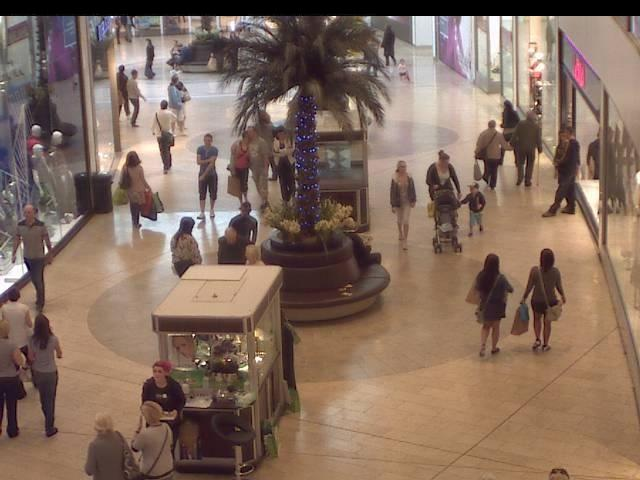
#> input picture evaluation/test_videos/mall_dataset/frames/seq_000013.jpg, 640 x 480 px
$ python -i density.py   (imports and definitions only)   (older library calls are emulated)
#> lines starting #> are read from the running program, lines starting #| are printed output that depends on the picture
#> further down, picture is the input picture: shape (480, 640, 3); mean B, G, R 95.2, 109.3, 132.5
import cv2
import numpy as np


def estimate_density(person_count, frame_width, frame_height, thresholds=None):
    if thresholds is None:
        thresholds = {
            "warning_threshold": 50,
            "danger_threshold":  100,
            "safe_label":        "SAFE",
            "warning_label":     "WARNING",
            "danger_label":      "OVERCROWDED"
        }

    frame_area    = frame_width * frame_height
    density_score = (person_count / frame_area) * 100000 if frame_area > 0 else 0

    # Use person COUNT for thresholds, not density score
    if person_count < thresholds["warning_threshold"]:
        risk_level = thresholds["safe_label"]
        color      = "green"
        message    = "Crowd density is within safe limits."
    elif person_count < thresholds["danger_threshold"]:
        risk_level = thresholds["warning_label"]
        color      = "orange"
        message    = "Crowd density is getting high. Monitor closely."
    else:
        risk_level = thresholds["danger_label"]
        color      = "red"
        message    = f"ALERT: {thresholds['danger_label'].upper()} — Immediate action required."

    return {
        "person_count":  person_count,
        "density_score": round(density_score, 4),
        "risk_level":    risk_level,
        "color":         color,
        "message":       message,
        "frame_width":   frame_width,
        "frame_height":  frame_height
    }


def estimate_density_from_frame(frame, thresholds=None):
    """
    FOR ULTRA-DENSE CROWDS where individual detection fails.
    Uses image processing to estimate crowd density from visual patterns.
    """
    if thresholds is None:
        thresholds = {
            "warning_threshold": 2.0,
            "danger_threshold":  5.0,
            "safe_label":        "SAFE",
            "warning_label":     "WARNING",
            "danger_label":      "OVERCROWDED"
        }

    gray = cv2.cvtColor(frame, cv2.COLOR_BGR2GRAY)
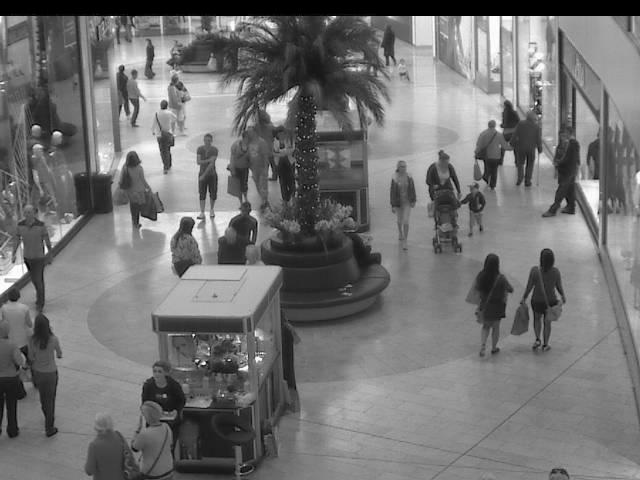
#> gray: shape (480, 640); min 0, max 255, mean 114.6
    h, w = gray.shape
#> h = 480; w = 640

    edges        = cv2.Canny(gray, 50, 150)
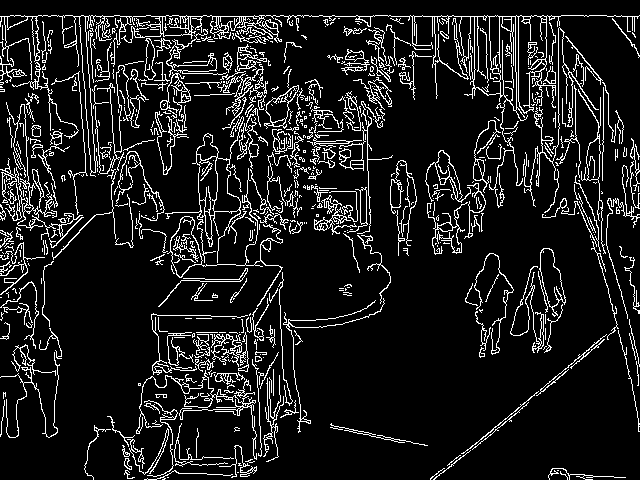
#> edges: shape (480, 640); 11.1% white in thin lines or dots
    edge_density = np.sum(edges > 0) / (h * w)
#> edge_density = 0.111

    laplacian     = cv2.Laplacian(gray, cv2.CV_64F)
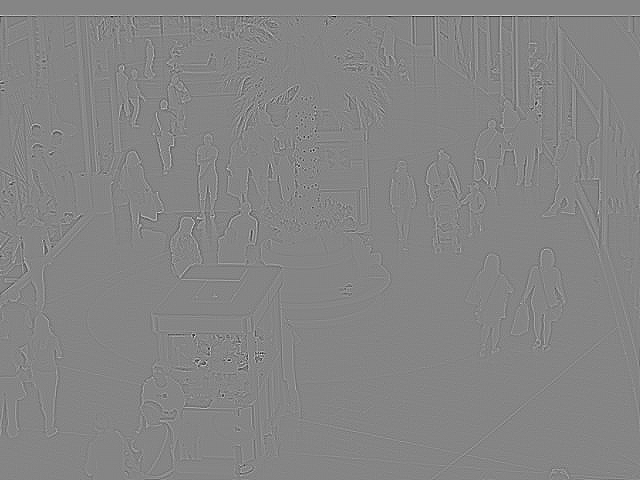
#> laplacian: shape (480, 640) float64; min -369, max 337, mean 0; drawn with min black and max white
    texture_score = laplacian.var()
#> texture_score = 479.7

    grid_rows, grid_cols = 4, 4
    cell_h = h // grid_rows
#> cell_h = 120
    cell_w = w // grid_cols
#> cell_w = 160
    cell_scores = []

    for r in range(grid_rows):
        for c in range(grid_cols):
            cell       = gray[r*cell_h:(r+1)*cell_h, c*cell_w:(c+1)*cell_w]
            cell_edges = cv2.Canny(cell, 50, 150)
            cell_score = np.sum(cell_edges > 0) / (cell_h * cell_w)
            cell_scores.append(cell_score)
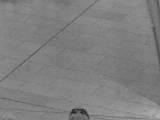
#> cell: shape (120, 160); min 34, max 178, mean 127.6
#> after the loop, cell_scores = [0.151, 0.181, 0.131, 0.137, 0.164, 0.167, 0.132, 0.131, 0.0598, 0.123, 0.0222, 0.0898, 0.0647, 0.144, 0.0159, 0.0223]

    occupied_cells   = sum(1 for s in cell_scores if s > 0.05)
#> occupied_cells = 13
    estimated_count  = int((edge_density * 1000) + (texture_score * 0.01) + (occupied_cells * 5))
#> estimated_count = 180
    estimated_count  = max(0, min(estimated_count, 5000))

    if edge_density < 0.08:
        risk_level = thresholds["safe_label"]
        color      = "green"
        message    = "Low crowd density detected."
    elif edge_density < 0.18:
        risk_level = thresholds["warning_label"]
        color      = "orange"
        message    = "Moderate crowd density. Monitor closely."
    else:
        risk_level = thresholds["danger_label"]
        color      = "red"
        message    = f"ALERT: {thresholds['danger_label'].upper()} — Immediate action may be required."

    return {
        "person_count":  estimated_count,
        "density_score": round(edge_density * 100, 4),
        "risk_level":    risk_level,
        "color":         color,
        "message":       message,
        "frame_width":   w,
        "frame_height":  h,
        "method":        "visual_density_estimation"
    }

>>> import cv2
>>> picture = cv2.imread('../evaluation/test_videos/mall_dataset/frames/seq_000013.jpg')
>>> result = estimate_density_from_frame(picture)
#> result = {'person_count': 180, 'density_score': 11.06, 'risk_level': 'WARNING', 'color': 'orange', 'message': 'Moderate crowd density. Monitor closely.', 'frame_width': 640, 'frame_height': 480, 'method': 'visual_density_estimation'}

$ run again, on evaluation/test_videos/mall_dataset/frames/seq_000066.jpg
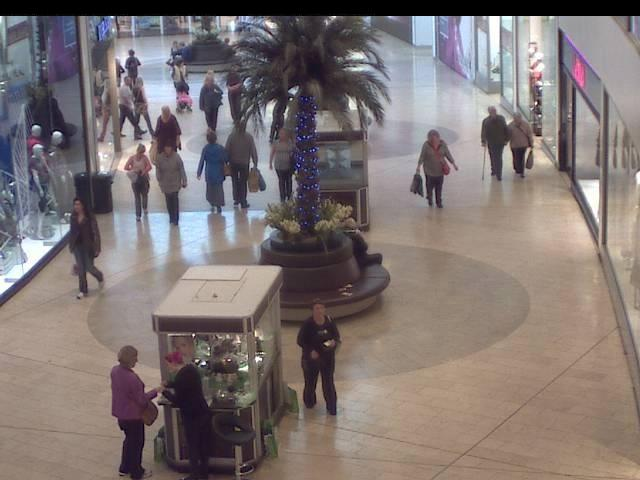
#> input picture evaluation/test_videos/mall_dataset/frames/seq_000066.jpg, 640 x 480 px
#> picture is the input picture: shape (480, 640, 3); mean B, G, R 115.3, 116.8, 127.1
#> in estimate_density_from_frame, `edges        = cv2.Canny(gray, 50, 150)`:
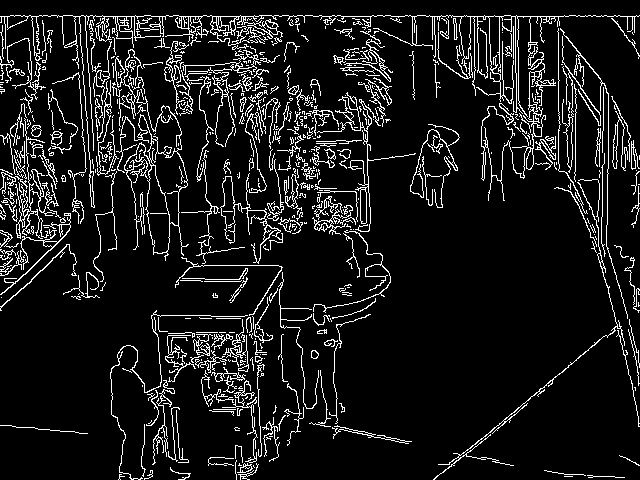
#> edges: shape (480, 640); 9.8% white in thin lines or dots
#> edge_density = 0.0976
#> texture_score = 437.5
#> after the loop in estimate_density_from_frame, `for r in range(grid_rows):`:
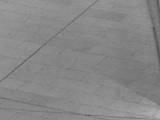
#> cell: shape (120, 160); min 81, max 178, mean 134.9
#> after the loop in estimate_density_from_frame, `for r in range(grid_rows):`: cell_scores = [0.154, 0.177, 0.119, 0.131, 0.189, 0.142, 0.0918, 0.113, 0.0535, 0.106, 0.0311, 0.0326, 0.0315, 0.117, 0.0255, 0.0224]
#> occupied_cells = 11
#> estimated_count = 156
#> result = {'person_count': 156, 'density_score': 9.76, 'risk_level': 'WARNING', 'color': 'orange', 'message': 'Moderate crowd density. Monitor closely.', 'frame_width': 640, 'frame_height': 480, 'method': 'visual_density_estimation'}
